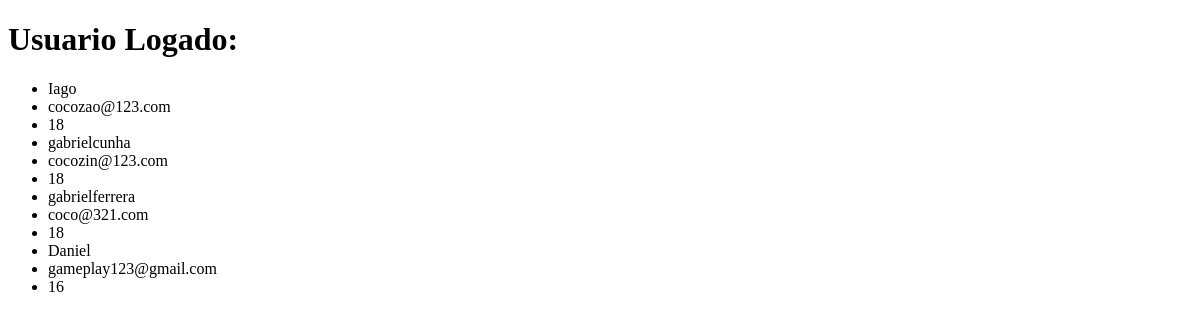
Before: /lista/ with the older database file.
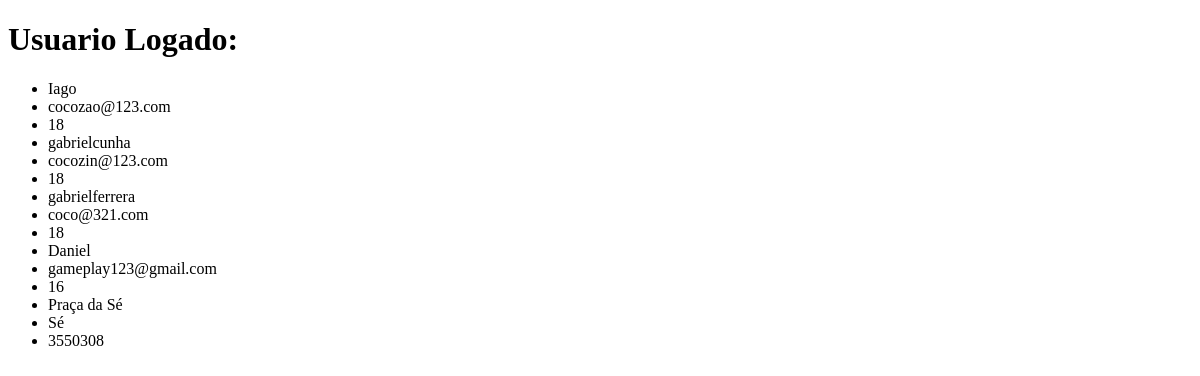
After: the same page with the newer database file.
### app/models.py (models this page shows, shortened)
class Usuarios(models.Model):
    user = models.CharField(max_length= 100)
    idade = models.IntegerField()
    email = models.EmailField(unique=True)

### app/views.py (the view)
# urls.py: path('lista/',listarpessoas, name='url_listarpessoas'),
def listarpessoas(request):
    usuario = request.user
    data = {}
    data['pessoas'] = Usuarios.objects.all()
    data['logado'] = usuario.username
    return render (request,'app/list.html',data)

### app/templates/app/list.html (shortened to what this page needs)
<!DOCTYPE html>
<html lang="en">
<head>
</head>
<body>
    <h1>Usuario Logado: {{logado}}</h1>
    <ul>
    {%for pessoa in pessoas%}
        <li>{{pessoa.user}}</li>
        <li>{{pessoa.email}}</li>
        <li>{{pessoa.idade}}</li>
    {%endfor%}
    </ul>
</body>
</html>

Changed rows visible on the page:
added Usuarios: user "Praça da Sé", email "Sé", idade "3550308"
